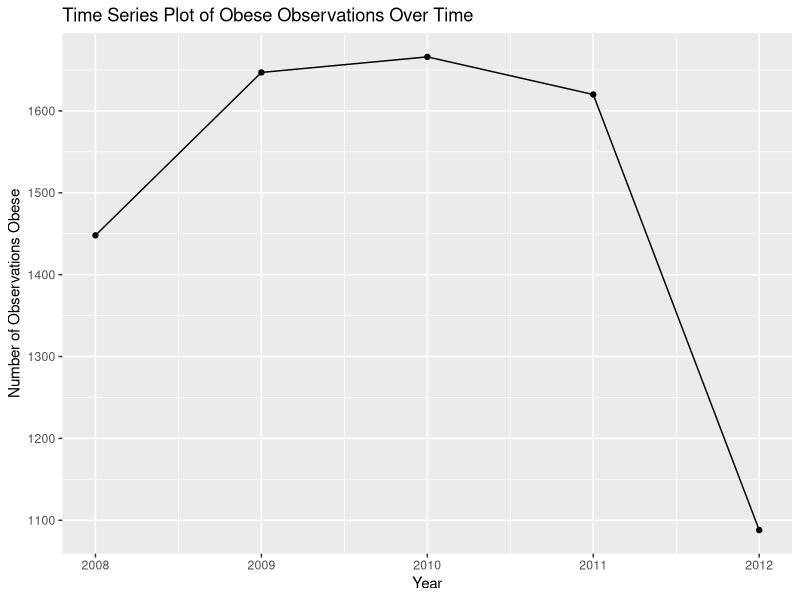
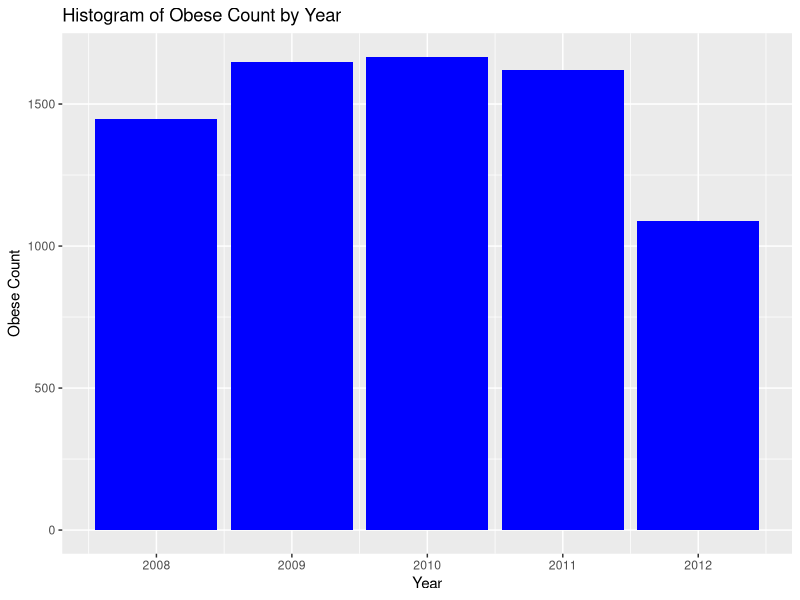

The R source for these figures, in order:
## ---- chunk 1
#Creating the binary variable for obesity
data <- read.csv('DAProject9.csv')
library(dplyr)
data <- data %>%
  mutate(Obese = ifelse(BMIgroup == "Obese", 1, 0))

## ---- chunk 2
#Attempting to create the time series plot
data_2008 <- subset(data, Year == '2008' & Obese == 1)
data_2009 <- subset(data, Year == '2009'& Obese == 1)
data_2010 <- subset(data, Year == '2010'& Obese == 1)
data_2011 <- subset(data, Year == '2011'& Obese == 1)
data_2012 <- subset(data, Year == '2012'& Obese == 1)


year <- c(2008, 2009, 2010, 2011, 2012)
no_obese <- c(1448, 1647, 1666, 1620, 1088)

year_obese <- cbind(year, no_obese)
  year_obese <- as.data.frame(year_obese)

as.factor(year_obese$year)

library(ggplot2)
ggplot(year_obese, aes(x = year, y = no_obese)) +
  geom_line() +
  geom_point() +
  labs(title = "Time Series Plot of Obese Observations Over Time",
       x = "Year",
       y = "Number of Observations Obese")
## ---- chunk 3
#Summary table
summary_by_year <- data %>%
  group_by(Year) %>%
  summarize(Count_Obese = sum(Obese))

#Histogram of year v counts
ggplot(data = summary_by_year, aes(x = Year, y = Count_Obese)) +
  geom_col(fill='blue') +
  labs(x = "Year", y = "Obese Count",
       title = "Histogram of Obese Count by Year")
